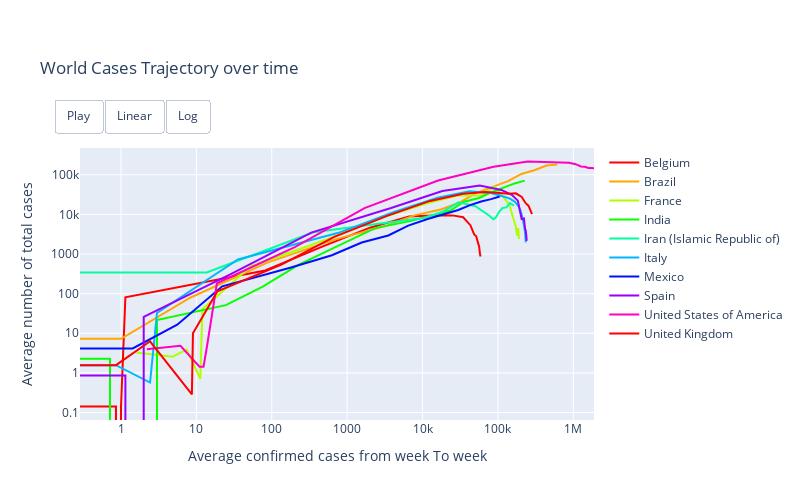

The cell this chart's notebook holds for it:
### Code cell
import plotly.graph_objects as go

colorscale = px.colors.cyclical.HSV

plot_data = []
for i, j in zip(range(len(list_weekly_cases)), list(top_trends['Country/Region'].unique())):
    plot_data.append(go.Scatter(x=list_weekly_cases[i], 
                                y=list_cases_change[i],
                                mode="lines",
                                name=j,
                                line=dict(color=colorscale[i], width=2)))

# Create figure
fig = go.Figure(
    data=plot_data,
        layout=go.Layout(
        title_text="World Cases Trajectory over time", hovermode="closest",
        updatemenus= [
            {
                "buttons": [
                    {
                        "args": [None, {"frame": {"duration": 200, "redraw": False},
                                        "fromcurrent": True, 
                                        "transition": {"duration": 100,
                                                       "easing": "quadratic-in-out"}}],
                        "label": "Play",
                        "method": "animate"
                    },
                    dict(label="Linear",  
                          method="relayout", 
                          args=[{"yaxis.type": "linear"}]),
                     dict(label="Log", 
                          method="relayout", 
                          args=[{"yaxis.type": "log"}]),
                ],
                "direction": "left",
                "pad": {"r": 10, "t": 87},
                "showactive": False,
                "type": "buttons",
                "x": 0.27,
                "xanchor": "right",
                "y": 1.5,
                "yanchor": "top"
            }
        ]),
    
    frames=[go.Frame(
        data=[
                         go.Scatter(
            x=[i for i in list_weekly_cases[0][:k]], 
            y=list_cases_change[0],
            mode="lines"),
                         go.Scatter(
            x=[i for i in list_weekly_cases[1][:k]], 
            y=list_cases_change[1],
            mode="lines"),
                         go.Scatter(
            x=[i for i in list_weekly_cases[2][:k]], 
            y=list_cases_change[2],
            mode="lines"),
                         go.Scatter(
            x=[i for i in list_weekly_cases[3][:k]], 
            y=list_cases_change[3],
            mode="lines"),
                         go.Scatter(
            x=[i for i in list_weekly_cases[4][:k]], 
            y=list_cases_change[4],
            mode="lines"),
                         go.Scatter(
            x=[i for i in list_weekly_cases[5][:k]], 
            y=list_cases_change[5],
            mode="lines"),
                         go.Scatter(
            x=[i for i in list_weekly_cases[6][:k]], 
            y=list_cases_change[6],
            mode="lines"),
                         go.Scatter(
            x=[i for i in list_weekly_cases[7][:k]], 
            y=list_cases_change[7],
            mode="lines"),
                         go.Scatter(
            x=[i for i in list_weekly_cases[8][:k]], 
            y=list_cases_change[8],
            mode="lines"),
                         go.Scatter(
            x=[i for i in list_weekly_cases[9][:k]], 
            y=list_cases_change[9],
            mode="lines")
        ]) for k in range(len(list_cases_change[9]))],
    
)

fig.update_layout(height=500, width=800, yaxis_type="log", xaxis_type="log") 
fig.update_xaxes(title_text="Average confirmed cases from week To week")
fig.update_yaxes(title_text="Average number of total cases")
fig.show()

### Figure 1 — Plotly figure (JSON) as saved in the notebook; plotly's stock layout.template omitted (floating-point values rounded to 4 significant figures)
{"data": [{"line": {"color": "#ff0000", "width": 2}, "mode": "lines", "name": "Belgium", "type": "scatter", "x": [0, 0, 0.8571, 1, 1, 1.143, 81.71, 466.9, 2008.0, 6634, 15554, 25100.0, 34560.0, 43050.0, 48410.0, 51520.0, 54340.0, 56283, 57838, 58827], "y": [0, 0.8571, 0.1429, 0, 0.1429, 80.57, 385.1, 1541, 4626.0, 8920, 9550.0, 9454.0, 8496.0, 5354.0, 3116.0, 2821.0, 1939.0, 1555, 989, 863.1, 476.2]}, {"line": {"color": "#ffa700", "width": 2}, "mode": "lines", "name": "Brazil", "type": "scatter", "x": [0, 0, 0, 0, 0, 1, 8.286, 87.14, 696.3, 3041, 7960.0, 17570.0, 30920.0, 50870.0, 85530.0, 136000.0, 205100.0, 310100.0, 442100.0, 613000.0], "y": [0, 0, 0, 0, 1, 7.286, 78.86, 609.1, 2345.0, 4919.0, 9613.0, 13350.0, 19950.0, 34657, 50490.0, 69130.0, 104900.0, 132000.0, 170900.0, 182600.0, 126700.0]}, {"line": {"color": "#afff00", "width": 2}, "mode": "lines", "name": "France", "type": "scatter", "x": [1.6, 4.857, 7.429, 11.29, 12, 52.71, 544.9, 2901.0, 11140.0, 30020.0, 60260.0, 90460.0, 140700.0, 158800.0, 167658, 174200.0, 178861, 181800.0, 185700.0, 190200.0], "y": [3.257, 2.571, 3.857, 0.7143, 40.71, 492.1, 2356.0, 8235.0, 18880.0, 30240.0, 30210.0, 50190.0, 18150.0, 8849.0, 6555.0, 4648.0, 2909.0, 3944, 4534, 2397.0, 1841.0]}, {"line": {"color": "#08ff00", "width": 2}, "mode": "lines", "name": "India", "type": "scatter", "x": [0, 0.7143, 3, 3, 3, 3, 24.57, 75.86, 225.9, 759.6, 2347.0, 6854.0, 13630.0, 23110.0, 35450.0, 56410.0, 82460.0, 118830, 166400.0, 227100.0], "y": [0.7143, 2.286, 0, 0, 0, 21.57, 51.29, 150, 533.7, 1587, 4508.0, 6772.0, 9484.0, 12340.0, 20954, 26060.0, 36370.0, 47620.0, 60610.0, 71310.0, 56340.0]}, {"line": {"color": "#00ff9f", "width": 2}, "mode": "lines", "name": "Iran (Islamic Republic of)", "type": "scatter", "x": [0, 0, 0, 0, 13.71, 357, 3915.0, 10330.0, 18400.0, 30050.0, 50190.0, 66260.0, 77880.0, 87050.0, 94553, 103100.0, 114648, 129200.0, 144300.0, 163600.0], "y": [0, 0, 0, 13.71, 343.3, 3558.0, 6414.0, 8073.0, 11640.0, 20140.0, 16070.0, 11620.0, 9171.0, 7506.0, 8578.0, 11520.0, 14530.0, 15070.0, 19370.0, 16770.0, 12060.0]}, {"line": {"color": "#00b7ff", "width": 2}, "mode": "lines", "name": "Italy", "type": "scatter", "x": [0, 0.8571, 2.429, 3, 35.57, 767, 4197, 15780, 42280.0, 80680.0, 115300.0, 143900.0, 169100.0, 189800.0, 205300.0, 215700.0, 222900.0, 228000.0, 231600.0, 234100.0], "y": [0.8571, 1.571, 0.5714, 32.57, 731.4, 3430, 11583, 26500.0, 38400.0, 34570.0, 28660.0, 25150.0, 20720.0, 15563, 10330.0, 7217.0, 5070.0, 3671.0, 2485.0, 1971.0, 1441.0]}, {"line": {"color": "#0010ff", "width": 2}, "mode": "lines", "name": "Mexico", "type": "scatter", "x": [0, 0, 0, 0, 0, 1.429, 5.571, 22, 175.3, 627.1, 1560.0, 3510, 6456.0, 11690.0, 19370.0, 29740.0, 42690.0, 59880.0, 81130.0, 105500.0], "y": [0, 0, 0, 0, 1.429, 4.143, 16.43, 153.3, 451.9, 932.6, 1950.0, 2946.0, 5236.0, 7680.0, 10370.0, 12949, 17188, 21250.0, 24360.0, 28270.0, 21220.0]}, {"line": {"color": "#9700ff", "width": 2}, "mode": "lines", "name": "Spain", "type": "scatter", "x": [0, 0.2857, 1.143, 2, 2, 28.14, 334.1, 3820.0, 18300.0, 57340.0, 111000.0, 152600.0, 183800.0, 206000.0, 213700.0, 221400.0, 229300.0, 233600.0, 237585, 240600.0], "y": [0.2857, 0.8571, 0.8571, 0, 26.14, 306, 3486.0, 14480.0, 39040.0, 53670.0, 41590.0, 31183, 22270.0, 7646.0, 7720.0, 7911.0, 4264.0, 3996.0, 3043.0, 2145.0, 1600.0]}, {"line": {"color": "#ff00bf", "width": 2}, "mode": "lines", "name": "United States of America", "type": "scatter", "x": [2.2, 6.143, 11, 12.43, 13.86, 18.71, 202, 1699.0, 16090.0, 87650.0, 247700.0, 463100.0, 669500.0, 874200.0, 1075224, 1260607, 1423000.0, 1583000.0, 1732830, 1881000.0], "y": [3.943, 4.857, 1.429, 1.429, 4.857, 183.3, 1497.0, 14390.0, 71570.0, 160058, 215400.0, 206400.0, 204700.0, 201100.0, 185383, 162800.0, 160000.0, 149400.0, 147800.0, 145600.0, 112100.0]}, {"line": {"color": "#ff0000", "width": 2}, "mode": "lines", "name": "United Kingdom", "type": "scatter", "x": [0, 0.8571, 2.429, 8.714, 9, 19, 134, 673.6, 3385, 12597, 34510.0, 67890.0, 104900.0, 139700.0, 172800.0, 206900.0, 234600.0, 253500.0, 270200.0, 282900.0], "y": [0.8571, 1.571, 6.286, 0.2857, 10, 115, 539.6, 2711.0, 9212, 21910.0, 33380.0, 37010.0, 34840.0, 33070.0, 34050.0, 27710.0, 18960.0, 16650.0, 12700.0, 10187, 6482.0]}], "layout": {"height": 500, "hovermode": "closest", "title": {"text": "World Cases Trajectory over time"}, "updatemenus": [{"active": 0, "buttons": [{"args": [null, {"frame": {"duration": 200, "redraw": false}, "fromcurrent": true, "transition": {"duration": 100, "easing": "quadratic-in-out"}}], "label": "Play", "method": "animate"}, {"args": [{"yaxis.type": "linear"}], "label": "Linear", "method": "relayout"}, {"args": [{"yaxis.type": "log"}], "label": "Log", "method": "relayout"}], "direction": "left", "pad": {"r": 10, "t": 87}, "showactive": false, "type": "buttons", "x": 0.27, "xanchor": "right", "y": 1.5, "yanchor": "top"}], "width": 800, "xaxis": {"autorange": true, "range": [-0.5441, 6.274], "title": {"text": "Average confirmed cases from week To week"}, "type": "log"}, "yaxis": {"autorange": true, "range": [-1.188, 5.676], "title": {"text": "Average number of total cases"}, "type": "log"}}}
